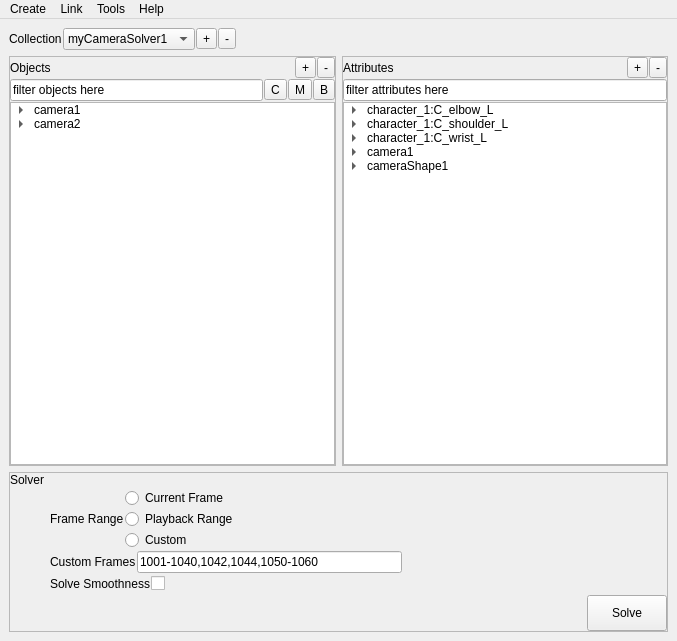
<?xml version="1.0" encoding="UTF-8"?>
<ui version="4.0">
 <class>MainWindow</class>
 <widget class="QMainWindow" name="MainWindow">
  <property name="geometry">
   <rect>
    <x>0</x>
    <y>0</y>
    <width>677</width>
    <height>641</height>
   </rect>
  </property>
  <property name="windowTitle">
   <string>MainWindow</string>
  </property>
  <widget class="QWidget" name="centralwidget">
   <layout class="QVBoxLayout" name="verticalLayout_4">
    <item>
     <layout class="QHBoxLayout" name="horizontalLayout_20">
      <property name="spacing">
       <number>1</number>
      </property>
      <item>
       <widget class="QLabel" name="label_16">
        <property name="text">
         <string>Collection</string>
        </property>
       </widget>
      </item>
      <item>
       <widget class="QComboBox" name="comboBox_2">
        <item>
         <property name="text">
          <string>myCameraSolver1</string>
         </property>
        </item>
        <item>
         <property name="text">
          <string>myObjectSolver1</string>
         </property>
        </item>
       </widget>
      </item>
      <item>
       <widget class="QToolButton" name="toolButton_4">
        <property name="text">
         <string>+</string>
        </property>
       </widget>
      </item>
      <item>
       <widget class="QToolButton" name="toolButton_9">
        <property name="text">
         <string>-</string>
        </property>
       </widget>
      </item>
      <item>
       <spacer name="horizontalSpacer_27">
        <property name="orientation">
         <enum>Qt::Horizontal</enum>
        </property>
        <property name="sizeHint" stdset="0">
         <size>
          <width>40</width>
          <height>20</height>
         </size>
        </property>
       </spacer>
      </item>
     </layout>
    </item>
    <item>
     <layout class="QHBoxLayout" name="horizontalLayout_19">
      <item>
       <layout class="QVBoxLayout" name="verticalLayout">
        <property name="spacing">
         <number>1</number>
        </property>
        <item>
         <widget class="QFrame" name="frame">
          <property name="frameShape">
           <enum>QFrame::StyledPanel</enum>
          </property>
          <property name="frameShadow">
           <enum>QFrame::Raised</enum>
          </property>
          <layout class="QVBoxLayout" name="verticalLayout_5">
           <property name="spacing">
            <number>1</number>
           </property>
           <property name="margin">
            <number>0</number>
           </property>
           <item>
            <layout class="QHBoxLayout" name="horizontalLayout">
             <property name="spacing">
              <number>1</number>
             </property>
             <item>
              <widget class="QLabel" name="label_2">
               <property name="text">
                <string>Objects</string>
               </property>
              </widget>
             </item>
             <item>
              <widget class="QToolButton" name="toolButton_2">
               <property name="text">
                <string>+</string>
               </property>
              </widget>
             </item>
             <item>
              <widget class="QToolButton" name="toolButton_8">
               <property name="text">
                <string>-</string>
               </property>
              </widget>
             </item>
            </layout>
           </item>
           <item>
            <layout class="QHBoxLayout" name="horizontalLayout_11">
             <item>
              <widget class="QLineEdit" name="lineEdit_2">
               <property name="text">
                <string>filter objects here</string>
               </property>
              </widget>
             </item>
             <item>
              <widget class="QToolButton" name="toolButton_5">
               <property name="text">
                <string>C</string>
               </property>
               <property name="checkable">
                <bool>true</bool>
               </property>
               <property name="checked">
                <bool>false</bool>
               </property>
              </widget>
             </item>
             <item>
              <widget class="QToolButton" name="toolButton_7">
               <property name="text">
                <string>M</string>
               </property>
               <property name="checkable">
                <bool>true</bool>
               </property>
               <property name="checked">
                <bool>false</bool>
               </property>
              </widget>
             </item>
             <item>
              <widget class="QToolButton" name="toolButton_6">
               <property name="text">
                <string>B</string>
               </property>
               <property name="checkable">
                <bool>true</bool>
               </property>
               <property name="checked">
                <bool>false</bool>
               </property>
              </widget>
             </item>
            </layout>
           </item>
           <item>
            <widget class="QTreeWidget" name="treeWidget">
             <attribute name="headerVisible">
              <bool>false</bool>
             </attribute>
             <attribute name="headerVisible">
              <bool>false</bool>
             </attribute>
             <column>
              <property name="text">
               <string>Name</string>
              </property>
             </column>
             <item>
              <property name="text">
               <string>camera1</string>
              </property>
              <item>
               <property name="text">
                <string>marker1</string>
               </property>
               <item>
                <property name="text">
                 <string>bundle1</string>
                </property>
               </item>
              </item>
              <item>
               <property name="text">
                <string>marker2</string>
               </property>
               <item>
                <property name="text">
                 <string>bundle2</string>
                </property>
               </item>
              </item>
              <item>
               <property name="text">
                <string>marker3</string>
               </property>
               <item>
                <property name="text">
                 <string>bundle3</string>
                </property>
               </item>
              </item>
              <item>
               <property name="text">
                <string>marker5</string>
               </property>
               <item>
                <property name="text">
                 <string>bundle5</string>
                </property>
               </item>
              </item>
             </item>
             <item>
              <property name="text">
               <string>camera2</string>
              </property>
              <item>
               <property name="text">
                <string>marker4</string>
               </property>
               <item>
                <property name="text">
                 <string>bundle4</string>
                </property>
               </item>
              </item>
             </item>
            </widget>
           </item>
          </layout>
         </widget>
        </item>
       </layout>
      </item>
      <item>
       <layout class="QVBoxLayout" name="verticalLayout_2">
        <property name="spacing">
         <number>1</number>
        </property>
        <item>
         <widget class="QFrame" name="frame_2">
          <property name="frameShape">
           <enum>QFrame::StyledPanel</enum>
          </property>
          <property name="frameShadow">
           <enum>QFrame::Raised</enum>
          </property>
          <layout class="QVBoxLayout" name="verticalLayout_6">
           <property name="spacing">
            <number>1</number>
           </property>
           <property name="margin">
            <number>0</number>
           </property>
           <item>
            <layout class="QHBoxLayout" name="horizontalLayout_3">
             <property name="spacing">
              <number>1</number>
             </property>
             <item>
              <widget class="QLabel" name="label_3">
               <property name="text">
                <string>Attributes</string>
               </property>
              </widget>
             </item>
             <item>
              <widget class="QToolButton" name="toolButton">
               <property name="text">
                <string>+</string>
               </property>
              </widget>
             </item>
             <item>
              <widget class="QToolButton" name="toolButton_3">
               <property name="text">
                <string>-</string>
               </property>
              </widget>
             </item>
            </layout>
           </item>
           <item>
            <layout class="QHBoxLayout" name="horizontalLayout_10">
             <item>
              <widget class="QLineEdit" name="lineEdit">
               <property name="text">
                <string>filter attributes here</string>
               </property>
              </widget>
             </item>
            </layout>
           </item>
           <item>
            <widget class="QTreeWidget" name="treeWidget_2">
             <property name="columnCount">
              <number>1</number>
             </property>
             <attribute name="headerVisible">
              <bool>false</bool>
             </attribute>
             <attribute name="headerDefaultSectionSize">
              <number>250</number>
             </attribute>
             <attribute name="headerDefaultSectionSize">
              <number>250</number>
             </attribute>
             <attribute name="headerVisible">
              <bool>false</bool>
             </attribute>
             <column>
              <property name="text">
               <string>Name</string>
              </property>
             </column>
             <item>
              <property name="text">
               <string>character_1:C_elbow_L</string>
              </property>
              <item>
               <property name="text">
                <string>rotateY</string>
               </property>
              </item>
             </item>
             <item>
              <property name="text">
               <string>character_1:C_shoulder_L</string>
              </property>
              <item>
               <property name="text">
                <string>rotateX</string>
               </property>
              </item>
             </item>
             <item>
              <property name="text">
               <string>character_1:C_wrist_L</string>
              </property>
              <item>
               <property name="text">
                <string>rotateX</string>
               </property>
              </item>
             </item>
             <item>
              <property name="text">
               <string>camera1</string>
              </property>
              <item>
               <property name="text">
                <string>translateX</string>
               </property>
              </item>
              <item>
               <property name="text">
                <string>translateY</string>
               </property>
              </item>
              <item>
               <property name="text">
                <string>translateZ</string>
               </property>
              </item>
              <item>
               <property name="text">
                <string>rotateX</string>
               </property>
              </item>
              <item>
               <property name="text">
                <string>rotateY</string>
               </property>
              </item>
             </item>
             <item>
              <property name="text">
               <string>cameraShape1</string>
              </property>
              <item>
               <property name="text">
                <string>focalLength</string>
               </property>
              </item>
             </item>
            </widget>
           </item>
          </layout>
         </widget>
        </item>
       </layout>
      </item>
     </layout>
    </item>
    <item>
     <layout class="QVBoxLayout" name="verticalLayout_3">
      <property name="spacing">
       <number>1</number>
      </property>
      <item>
       <widget class="QFrame" name="frame_3">
        <property name="frameShape">
         <enum>QFrame::StyledPanel</enum>
        </property>
        <property name="frameShadow">
         <enum>QFrame::Raised</enum>
        </property>
        <layout class="QVBoxLayout" name="verticalLayout_7">
         <property name="spacing">
          <number>1</number>
         </property>
         <property name="margin">
          <number>0</number>
         </property>
         <item>
          <widget class="QLabel" name="label_8">
           <property name="text">
            <string>Solver</string>
           </property>
          </widget>
         </item>
         <item>
          <layout class="QHBoxLayout" name="horizontalLayout_5">
           <property name="spacing">
            <number>1</number>
           </property>
           <item>
            <spacer name="horizontalSpacer_10">
             <property name="orientation">
              <enum>Qt::Horizontal</enum>
             </property>
             <property name="sizeType">
              <enum>QSizePolicy::Preferred</enum>
             </property>
             <property name="sizeHint" stdset="0">
              <size>
               <width>40</width>
               <height>20</height>
              </size>
             </property>
            </spacer>
           </item>
           <item>
            <widget class="QLabel" name="label_4">
             <property name="text">
              <string>Frame Range</string>
             </property>
            </widget>
           </item>
           <item>
            <layout class="QVBoxLayout" name="verticalLayout_8">
             <item>
              <widget class="QRadioButton" name="radioButton_3">
               <property name="text">
                <string>Current Frame</string>
               </property>
              </widget>
             </item>
             <item>
              <widget class="QRadioButton" name="radioButton_4">
               <property name="text">
                <string>Playback Range</string>
               </property>
              </widget>
             </item>
             <item>
              <widget class="QRadioButton" name="radioButton">
               <property name="text">
                <string>Custom</string>
               </property>
              </widget>
             </item>
            </layout>
           </item>
           <item>
            <spacer name="horizontalSpacer_8">
             <property name="orientation">
              <enum>Qt::Horizontal</enum>
             </property>
             <property name="sizeHint" stdset="0">
              <size>
               <width>40</width>
               <height>20</height>
              </size>
             </property>
            </spacer>
           </item>
          </layout>
         </item>
         <item>
          <layout class="QHBoxLayout" name="horizontalLayout_4">
           <property name="spacing">
            <number>1</number>
           </property>
           <item>
            <spacer name="horizontalSpacer_9">
             <property name="orientation">
              <enum>Qt::Horizontal</enum>
             </property>
             <property name="sizeType">
              <enum>QSizePolicy::Preferred</enum>
             </property>
             <property name="sizeHint" stdset="0">
              <size>
               <width>40</width>
               <height>20</height>
              </size>
             </property>
            </spacer>
           </item>
           <item>
            <widget class="QLabel" name="label">
             <property name="text">
              <string>Custom Frames</string>
             </property>
            </widget>
           </item>
           <item>
            <widget class="QLineEdit" name="lineEdit_3">
             <property name="text">
              <string>1001-1040,1042,1044,1050-1060</string>
             </property>
            </widget>
           </item>
           <item>
            <spacer name="horizontalSpacer_5">
             <property name="orientation">
              <enum>Qt::Horizontal</enum>
             </property>
             <property name="sizeHint" stdset="0">
              <size>
               <width>40</width>
               <height>20</height>
              </size>
             </property>
            </spacer>
           </item>
          </layout>
         </item>
         <item>
          <layout class="QHBoxLayout" name="horizontalLayout_18">
           <property name="spacing">
            <number>1</number>
           </property>
           <item>
            <spacer name="horizontalSpacer_24">
             <property name="orientation">
              <enum>Qt::Horizontal</enum>
             </property>
             <property name="sizeType">
              <enum>QSizePolicy::Preferred</enum>
             </property>
             <property name="sizeHint" stdset="0">
              <size>
               <width>40</width>
               <height>20</height>
              </size>
             </property>
            </spacer>
           </item>
           <item>
            <widget class="QLabel" name="label_15">
             <property name="text">
              <string>Solve Smoothness</string>
             </property>
            </widget>
           </item>
           <item>
            <widget class="QCheckBox" name="checkBox_9">
             <property name="text">
              <string/>
             </property>
             <property name="checked">
              <bool>false</bool>
             </property>
            </widget>
           </item>
           <item>
            <spacer name="horizontalSpacer_25">
             <property name="orientation">
              <enum>Qt::Horizontal</enum>
             </property>
             <property name="sizeHint" stdset="0">
              <size>
               <width>40</width>
               <height>20</height>
              </size>
             </property>
            </spacer>
           </item>
          </layout>
         </item>
         <item>
          <layout class="QHBoxLayout" name="horizontalLayout_6">
           <property name="spacing">
            <number>1</number>
           </property>
           <item>
            <spacer name="horizontalSpacer">
             <property name="orientation">
              <enum>Qt::Horizontal</enum>
             </property>
             <property name="sizeHint" stdset="0">
              <size>
               <width>40</width>
               <height>20</height>
              </size>
             </property>
            </spacer>
           </item>
           <item>
            <widget class="QPushButton" name="pushButton">
             <property name="sizePolicy">
              <sizepolicy hsizetype="Fixed" vsizetype="Fixed">
               <horstretch>0</horstretch>
               <verstretch>0</verstretch>
              </sizepolicy>
             </property>
             <property name="minimumSize">
              <size>
               <width>80</width>
               <height>36</height>
              </size>
             </property>
             <property name="text">
              <string>Solve</string>
             </property>
            </widget>
           </item>
          </layout>
         </item>
        </layout>
       </widget>
      </item>
     </layout>
    </item>
   </layout>
  </widget>
  <widget class="QMenuBar" name="menubar">
   <property name="geometry">
    <rect>
     <x>0</x>
     <y>0</y>
     <width>677</width>
     <height>21</height>
    </rect>
   </property>
   <widget class="QMenu" name="menuTools">
    <property name="title">
     <string>Tools</string>
    </property>
    <addaction name="separator"/>
    <addaction name="actionImport_2D_Tracks"/>
    <addaction name="actionProject_Bundles_On_Mesh"/>
   </widget>
   <widget class="QMenu" name="menuHelp">
    <property name="title">
     <string>Help</string>
    </property>
    <addaction name="actionDocumentation"/>
    <addaction name="actionDocumentation_2"/>
    <addaction name="actionAbout"/>
   </widget>
   <widget class="QMenu" name="menuCreate">
    <property name="title">
     <string>Create</string>
    </property>
    <addaction name="actionCreate_2D_Track"/>
    <addaction name="actionConnect_Marker_to_Bundle"/>
    <addaction name="separator"/>
    <addaction name="actionCreate_2D_Marker_At_Polygon_Vertex"/>
   </widget>
   <widget class="QMenu" name="menuLink">
    <property name="title">
     <string>Link</string>
    </property>
    <addaction name="actionLink_Marker_to_Bundle"/>
    <addaction name="actionReel_in_Point"/>
   </widget>
   <addaction name="menuCreate"/>
   <addaction name="menuLink"/>
   <addaction name="menuTools"/>
   <addaction name="menuHelp"/>
  </widget>
  <action name="actionProject_Bundles_On_Mesh">
   <property name="text">
    <string>Project Bundle On Mesh...</string>
   </property>
  </action>
  <action name="actionLink_Marker_to_Bundle">
   <property name="text">
    <string>Link Marker to Bundle</string>
   </property>
  </action>
  <action name="actionImport_2D_Markers">
   <property name="text">
    <string>Import 2D Tracks...</string>
   </property>
  </action>
  <action name="actionReel_in_Point">
   <property name="text">
    <string>Unlink Marker to Bundle</string>
   </property>
  </action>
  <action name="actionDocumentation">
   <property name="text">
    <string>GitHub Project...</string>
   </property>
  </action>
  <action name="actionDocumentation_2">
   <property name="text">
    <string>Documentation...</string>
   </property>
  </action>
  <action name="actionAbout">
   <property name="text">
    <string>About...</string>
   </property>
  </action>
  <action name="actionConnect_Marker_to_Bundle">
   <property name="text">
    <string>Import 2D Tracks...</string>
   </property>
  </action>
  <action name="actionImport_2D_Tracks">
   <property name="text">
    <string>Move Marker to 3D Screen-Space Position (Reel-in)</string>
   </property>
  </action>
  <action name="actionReel_in_marker">
   <property name="text">
    <string>Reel-in marker</string>
   </property>
  </action>
  <action name="actionCreate_2D_Track">
   <property name="text">
    <string>Create 2D Track</string>
   </property>
  </action>
  <action name="actionCreate_2D_Marker_At_Polygon_Vertex">
   <property name="text">
    <string>Create 2D Marker At Polygon Vertex</string>
   </property>
  </action>
 </widget>
 <resources/>
 <connections/>
</ui>
